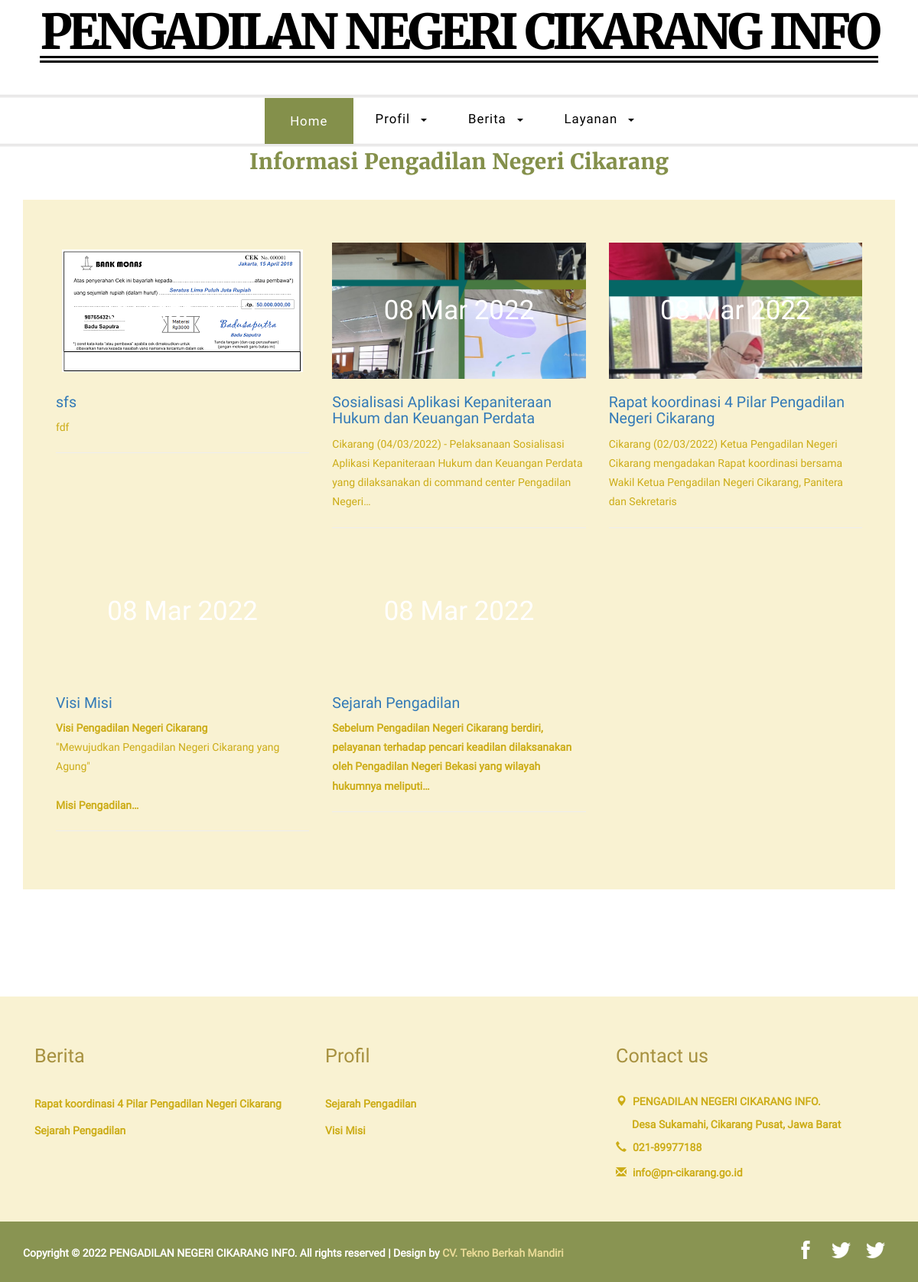
The page / on the database its author committed.
### tables this page shows
CREATE TABLE `konfigurasi` (
  `id_konfigurasi` int(11) NOT NULL,
  `home_setting` varchar(20) NOT NULL,
  `namaweb` varchar(200) NOT NULL,
  `tagline` varchar(200) DEFAULT NULL,
  `tentang` varchar(500) DEFAULT NULL,
  `gambar` text,
  `video` varchar(50) DEFAULT NULL,
  `yacht` text NOT NULL,
  `website` varchar(255) DEFAULT NULL,
  `email` varchar(255) DEFAULT NULL,
  `alamat` varchar(400) DEFAULT NULL,
  `telepon` varchar(50) DEFAULT NULL,
  `hp` varchar(50) DEFAULT NULL,
  `fax` varchar(50) DEFAULT NULL,
  `logo` varchar(255) DEFAULT NULL,
  `icon` varchar(255) DEFAULT NULL,
  `keywords` varchar(400) DEFAULT NULL,
  `metatext` text,
  `facebook` varchar(255) DEFAULT NULL,
  `twitter` varchar(255) DEFAULT NULL,
  `instagram` varchar(255) DEFAULT NULL,
  `google_map` text,
  `judul_1` varchar(200) DEFAULT NULL,
  `pesan_1` varchar(200) DEFAULT NULL,
  `judul_2` varchar(200) DEFAULT NULL,
  `pesan_2` varchar(200) DEFAULT NULL,
  `judul_3` varchar(200) DEFAULT NULL,
  `pesan_3` varchar(200) DEFAULT NULL,
  `judul_4` varchar(200) DEFAULT NULL,
  `pesan_4` varchar(200) DEFAULT NULL,
  `judul_5` varchar(200) DEFAULT NULL,
  `pesan_5` varchar(200) NOT NULL,
  `judul_6` varchar(200) DEFAULT NULL,
  `pesan_6` varchar(200) NOT NULL,
  `id_user` int(11) NOT NULL,
  `tanggal` timestamp NOT NULL DEFAULT CURRENT_TIMESTAMP ON UPDATE CURRENT_TIMESTAMP
);

CREATE TABLE `berita` (
  `id_berita` int(11) NOT NULL,
  `id_user` int(11) NOT NULL,
  `id_kategori_berita` int(11) NOT NULL,
  `slug_berita` varchar(255) NOT NULL,
  `nama_berita` varchar(255) NOT NULL,
  `keterangan` text NOT NULL,
  `jenis_berita` varchar(20) NOT NULL,
  `status_berita` varchar(20) NOT NULL,
  `gambar` varchar(255) NOT NULL,
  `tanggal_post` datetime NOT NULL,
  `tanggal` timestamp NOT NULL DEFAULT CURRENT_TIMESTAMP ON UPDATE CURRENT_TIMESTAMP
);

### application/views/layout/wrapper.php (called while the page is built)
<?php
require_once('head.php');
require_once('header.php');
require_once('nav.php');
require_once('content.php');
require_once('footer.php');

### application/controllers/Home.php (called while the page is built, shortened)
<?php
class Home extends CI_Controller {
	public function __construct(){
		$this->load->model('konfigurasi_model');
		$this->load->model('produk_model');
		$this->load->model('berita_model');
		$this->load->model('video_model');
	}
	public function index() {
		$site	= $this->konfigurasi_model->listing();
		$produk	= $this->produk_model->home();
		$berita	= $this->berita_model->home();
		$video	= $this->video_model->home();
		$data	= array(
			'title'	=> $site['namaweb'].' | '.$site['tagline'],
			'keywords' => $site['namaweb'].', '.$site['keywords'],
			'produk'	=> $produk,
			'berita'	=> $berita,
			'video'	=> $video,
			'isi'		=> 'home/list'
		);
		$this->load->view('layout/wrapper',$data);
	}
}

### index.php (called while the page is built, shortened)
<?php
require_once BASEPATH.'core/CodeIgniter.php';

### application/models/Konfigurasi_model.php (called while the page is built, shortened)
<?php
class Konfigurasi_model extends CI_Model {
	public function listing() {
		$this->db->select('*');
		$this->db->from('konfigurasi');
		$this->db->order_by('id_konfigurasi','DESC');
		$query = $this->db->get();
		return $query->row_array();
	}
}

### application/views/layout/content.php (called while the page is built)
<?php
if($isi)   {
	$this->load->view($isi);
}

### application/models/Berita_model.php (called while the page is built, shortened)
<?php
class Berita_model extends CI_Model {
	public function home() {
		$this->db->select('berita.*, kategori_berita.nama_kategori_berita, users.nama');
		$this->db->from('berita');
		$this->db->join('kategori_berita','kategori_berita.id_kategori_berita = berita.id_kategori_berita', 'LEFT');
		$this->db->join('users','users.id_user = berita.id_user','LEFT');
		$this->db->where('berita.status_berita','Publish');
		$this->db->order_by('id_berita','DESC');
		$this->db->limit(6);
		$query = $this->db->get();
		return $query->result();
	}
}

### application/models/Site_model.php (called while the page is built, shortened)
<?php
class Site_model extends CI_Model {
	public function nav_produk() {
		$this->db->select('produk.*,kategori_produk.nama_kategori_produk,
						  kategori_produk.slug_kategori_produk');
		$this->db->from('produk');
		$this->db->join('kategori_produk','kategori_produk.id_kategori_produk = produk.id_kategori_produk');
		$this->db->group_by('produk.id_kategori_produk');
		$this->db->order_by('kategori_produk.nama_kategori_produk','ASC');
		$query = $this->db->get();
		return $query->result();
	}
	public function nav_berita() {
		$this->db->select('berita.*,kategori_berita.nama_kategori_berita,
						  kategori_berita.slug_kategori_berita');
		$this->db->from('berita');
		$this->db->join('kategori_berita','kategori_berita.id_kategori_berita = berita.id_kategori_berita');
		$this->db->group_by('berita.id_kategori_berita');
		$this->db->order_by('kategori_berita.nama_kategori_berita','ASC');
		$query = $this->db->get();
		return $query->result();
	}
	public function nav_profil() {
		$this->db->select('*');
		$this->db->from('berita');
		$this->db->where(array(	'jenis_berita'	=> 'Profil',
								'status_berita'	=> 'Publish'));
		$this->db->order_by('nama_berita');
		$query = $this->db->get();
		return $query->result();
	}
}

### application/views/home/berita.php (the view, shortened to what this page needs)
<div class="news-info">
<div class="container">
<h3 class="title">Informasi Pengadilan Negeri Cikarang</h3>
</div>
</div>
<div class="container">
<div class="news">
<div class="news-grids">
	<?php foreach($berita as $berita) { ?>
    <div class="col-md-4 news-grid">
    	<a href="<?php echo base_url('berita/read/'.$berita->slug_berita) ?>">
        <div class="news-grid-left news-grid-left-img" style="background: url(<?php echo base_url('assets/upload/image/'.$berita->gambar) ?>) no-repeat 0px 0px; background-position: center center;">
            <h6><?php echo date('d M Y',strtotime($berita->tanggal)) ?></h6>
        </div>
        </a>
        <div class="news-grid-left-info">
            <h5><a href="<?php echo base_url('berita/read/'.$berita->slug_berita) ?>"><?php echo $berita->nama_berita ?></a></h5>
            <?php echo character_limiter($berita->keterangan,150) ?>
            <div class="clearfix"></div><hr>
        </div>
    </div>
    <?php } ?>
</div>
</div>
</div>

### application/views/layout/head.php (shortened to what this page needs)
<!DOCTYPE html>
<html>
<head>
<link href="<?php echo base_url () ?>assets/front/css/bootstrap.css" type="text/css" rel="stylesheet" media="all">
<link href="<?php echo base_url () ?>assets/front/css/style.css" type="text/css" rel="stylesheet" media="all">
</head>
<body>

### application/views/layout/header.php
<?php
$site = $this->konfigurasi_model->listing();
?>
<div class="logo">
  <div class="container">
	  <div class="logo-info">
		  <a href="<?php echo base_url() ?>">
			  <h1><?php echo $site['namaweb'] ?></h1>
		  </a>
	  </div>
  </div>
</div>

### application/views/layout/nav.php (shortened to what this page needs)
<div class="top-nav">
<nav class="navbar navbar-default">
<div class="collapse navbar-collapse" id="bs-example-navbar-collapse-1">
<ul class="nav navbar-nav">
  <li class="hvr-bounce-to-bottom active"><a href="<?php echo base_url() ?>">Home</a></li>
   <li><a href="#" class="dropdown-toggle hvr-bounce-to-bottom" data-toggle="dropdown" role="button" aria-haspopup="true" aria-expanded="false">Profil<span class="caret"></span></a>
  </li>
  <li><a href="#" class="dropdown-toggle hvr-bounce-to-bottom" data-toggle="dropdown" role="button" aria-haspopup="true" aria-expanded="false">Berita<span class="caret"></span></a>
  </li>
  <li><a href="#" class="dropdown-toggle hvr-bounce-to-bottom" data-toggle="dropdown" role="button" aria-haspopup="true" aria-expanded="false">Layanan<span class="caret"></span></a>
  </li>
</ul>
</div>
</nav>
</div>

### application/views/home/list.php (shortened to what this page needs)
<?php
include('berita.php');
?>
<div class="main">
</div>

### application/views/layout/footer.php (shortened to what this page needs)
<?php
$site = $this->konfigurasi_model->listing();
?>
<div class="footer">
<div class="container">
<div class="footer-grids">
	<div class="col-md-4 footer-grid">
		<h3 class="title">Berita</h3>
		 <ul>
         	<?php
			$footer_berita	= $this->site_model->nav_berita();
			foreach($footer_berita as $fober) {
			?>
			<li><a href="<?php echo base_url('berita/kategori/'.$fober->slug_berita) ?>"><?php echo $fober->nama_berita ?></a></li>
			<?php } ?>
		</ul>
	</div>
	<div class="col-md-4 footer-grid">
		<h3 class="title">Profil</h3>
		<ul>
        <?php
		$footer_profil	= $this->site_model->nav_profil();
		foreach($footer_profil as $foprof) {
		?>
			<li><a href="<?php echo base_url('berita/read/'.$foprof->slug_berita) ?>">
			<?php echo $foprof->nama_berita ?></a></li>
		<?php } ?>
		</ul>
	</div>
	<div class="col-md-4 footer-grid contact-grid">
			<h3 class="title">Contact us</h3>
			<ul>
				<li><span class="glyphicon glyphicon-map-marker" aria-hidden="true"></span><?php echo $site['namaweb']?>.</li>
				<li class="adrs"><?php echo nl2br ($site['alamat'])?></li>
				<li><span class="glyphicon glyphicon-earphone" aria-hidden="true"></span><?php echo $site['telepon']?></li>
				<li><span class="glyphicon glyphicon-envelope" aria-hidden="true"></span><a href="mailto:<?php echo $site['email']?>"><?php echo $site['email']?></a></li>
			</ul>
	</div>
	<div class="clearfix"> </div>
</div>
</div>
</div>
<div class="copy">
<div class="container">
<div class="copy-left">
	<p>Copyright © 2022 <?php echo $site['namaweb']?>. All rights reserved | Design by <a href="<?php echo $site['website']?>">CV. Tekno Berkah Mandiri</a></p>
</div>
<div class="social-icons">
	<ul>
		<li><a href="<?php echo $site['facebook']?>" class="fb"></a></li>
		<li><a href="<?php echo $site['twitter']?>"></a></li>
        <li><a href="<?php echo $site['instagram']?>" class="ig"></a></li>
	</ul>
</div>
<div class="clearfix"> </div>
</div>
</div>
</body>
</html>

### assets/front/css/style.css (style rules this page uses)
body { margin:0; font-family: 'Roboto-Regular'; }
body a { transition: 0.5s all ease; -webkit-transition: 0.5s all ease; -moz-transition: 0.5s all ease; -o-transition: 0.5s all ease; -ms-transition: 0.5s all ease; text-decoration:none; }
h1,h2,h3,h4,h5,h6 { margin:0; }
p { margin:0; }
ul,label { margin:0; padding:0; }
.logo { padding: 0.8em 0 3em; text-align: center; }
.logo a { display:inline-block; }
.logo a h1 { font-size: 4.5em; font-family: 'merriweather-bold'; color: #000; letter-spacing: -5px; border-bottom: 9px double #000; line-height: 0.98em; }
.logo-info { position: relative; }
.top-nav { border-top: 3px double #D8D7D7; border-bottom: 3px double #D8D7D7; }
ul.nav.navbar-nav { float: none; text-align: center; }
nav.navbar.navbar-default { background-color: inherit; border: none; margin: 0; }
.navbar-nav > li { float: none; display: inline-block; }
.navbar-default .navbar-nav > li > a { color: #000; text-decoration: none; letter-spacing: 1px; font-size: 1.2em; padding: 1.2em 2em; }
.hvr-bounce-to-bottom { display: inline-block; vertical-align: middle; -webkit-transform: translateZ(0); -ms-transform: translateZ(0); -o-transform: translateZ(0); -moz-transform: translateZ(0); transform: translateZ(0); box-shadow: 0 0 1px rgba(0, 0, 0, 0); -webkit-backface-visibility: hidden; backface-visibility: hidden; -moz-osx-font-smoothing: grayscale; position: relative; -webkit-transition-property: color; transition-property: color; -webkit-transition-duration: 0.5s; -moz-transition-duration: 0.5s; transition-duration: 0.5s; }
.hvr-bounce-to-bottom:before { content: ""; position: absolute; z-index: -1; top: 0; left: 0; right: 0; bottom: 0; color:#fff; background: #84904b; -webkit-transform: scaleY(0); -o-transform: scaleY(0); -moz-transform: scaleY(0); transform: scaleY(0); -webkit-transform-origin: 50% 0; -o-transform-origin: 50% 0; transform-origin: 50% 0; -webkit-transition-property: transform; -o-transition-property: transform; transition-property: transform; -webkit-transition-duration: 0.5s; transition-duration: 0.5s; -webkit-transition-timing-function: ease-out; transition-timing-function: ease-out; }
.navbar-nav > li a.dropdown-toggle.hvr-bounce-to-bottom { padding: 1.1em 1.5em 1.3em; }
.navbar-default .navbar-nav > .active > a, .navbar-default .navbar-nav > .active > a:hover, .navbar-default .navbar-nav > .active > a:focus { color: #fff; background-color: #84904b; }
.caret { margin-left: 14px; }
.news { background: #F9F2D2; padding: 4em 2em; margin-top: 2em; }
.news-grid-left { background-size: cover; padding: 5em 0; }
.news-grid-left h6 { color: #FFF; font-size: 2.5em; text-align: center; }
.news-grid-left-info h5 { font-size: 1.4em; margin: 1em 0 .5em 0; color: #A7913F; }
.news-grid-left-info p { font-size: 1em; line-height: 1.8em; margin: 0; color:#CCAC16; }
.main { padding: 5em 0; }
h3.title { font-size: 2em; color: #84904B; text-align: center; padding: 0.2em 0; font-family: 'merriweather-bold'; }
.footer { padding: 4em 0 3em; background-color:#F9F2D2; }
.footer-grid h3.title { padding: 0.3em 0; text-align: left; width: 69%; border-color: #E8DA97; font-family: 'Roboto-Regular'; font-size: 1.8em; color: #A7913F; }
.footer-grid ul { margin: 0; padding: 2em 0 0; }
.footer-grid ul li { display: block; margin: 0 0 10px; color:#CCAC16; font-size: 1em; }
.footer-grid ul li a { font-size: 1em; color: #CCAC16; text-decoration: none; padding: 0.2em 0; display: inline-block; }
.contact-grid ul li span { width: 15px; height: 15px; margin-right: 0.5em; }
.footer-grid ul li.adrs { padding-left: 1.5em; }
.copy { text-align: center; background:#899452; padding:1.5em 0; }
.copy p { color: #fff; font-size: 1em; margin-top: 10px; }
.copy p a { color:#EADB97; }
.copy-left { float: left; }
.social-icons { float: right; }
.social-icons ul li { display: inline-block; margin-right: 10px; }
.social-icons ul li a.fb { background: url(../images/iconsprite.png)no-repeat 10px 3px; }
.social-icons ul li a { background: url(../images/iconsprite.png)no-repeat 3px -33px; display: block; width: 32px; height: 32px; transition: none; }

### rows shown on the page
konfigurasi: namaweb "PENGADILAN NEGERI CIKARANG INFO", alamat "Desa Sukamahi, Cikarang Pusat, Jawa Barat", telepon "021-89977188", email "info@pn-cikarang.go.id"
berita: gambar (picture), tanggal "09 Mar 2022", nama_berita "sfs", keterangan "fdf"
berita: gambar (picture), tanggal "08 Mar 2022", nama_berita "Sosialisasi Aplikasi Kepaniteraan Hukum dan Keuangan Perdata", keterangan "Cikarang (04/03/2022) - Pelaksanaan Sosialisasi Aplikasi Kepaniteraan Hukum dan Keuangan Perdata yang dilaksanakan di command center Pengadilan Negeri…"
berita: gambar (picture), tanggal "08 Mar 2022", nama_berita "Rapat koordinasi 4 Pilar Pengadilan Negeri Cikarang", keterangan "Cikarang (02/03/2022) Ketua Pengadilan Negeri Cikarang mengadakan Rapat koordinasi bersama Wakil Ketua Pengadilan Negeri Cikarang, Panitera dan Sekretaris"
berita: nama_berita "Visi Misi", keterangan "Visi Pengadilan Negeri Cikarang \"Mewujudkan Pengadilan Negeri Cikarang yang Agung\" Misi Pengadilan…"
berita: nama_berita "Sejarah Pengadilan", keterangan "Sebelum Pengadilan Negeri Cikarang berdiri, pelayanan terhadap pencari keadilan dilaksanakan oleh Pengadilan Negeri Bekasi yang wilayah hukumnya meliputi…"
